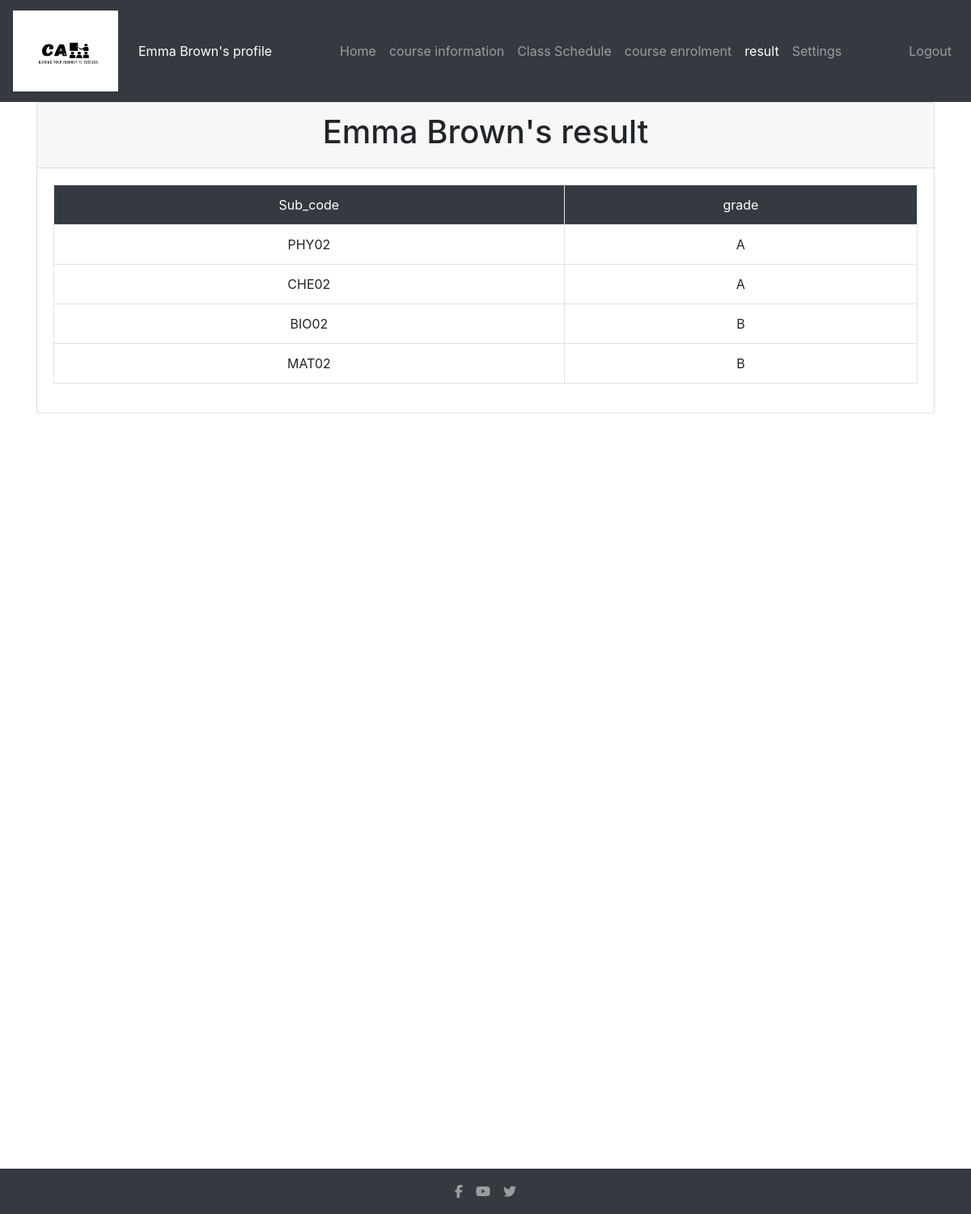
Screenshot of /studentresult.php (signed in) with the database file from the repository.
### tables this page shows
create table Student( ID int auto_increment,user_name varchar(50),name varchar(50), password varchar(20), email varchar(50) not null, phone int(11), Dep_name varchar(20), level char(1), enroll_date date default curdate(), Primary key(ID),foreign key(Dep_name, level) references Department(name, level));

create table Grades(T_id varchar(8), S_id int, sub_code varchar(15), grade char(1), Primary key(T_id, S_id, sub_code), foreign key(T_id) references Teacher(ID) on delete cascade, foreign key(S_id) references Student(id) on delete cascade, Foreign key(sub_code) references Subject(code));

### studentresult.php (the view, shortened to what this page needs)
<?php
include ('connect.php');
$id_query = "SELECT ID,Name FROM student WHERE user_name = '" . $_SESSION["username"] . "'";
$id_result = mysqli_query($db, $id_query);
if ($id_result) {
    $row = mysqli_fetch_assoc($id_result);
    $id = $row["ID"];
    $you=$row["Name"];
}
$query= "select  name,S_id,level,sub_code,grade from grades g,student s where g.S_id=s.ID and grade is not Null and S_id=$id order by grade asc";
$result=mysqli_query($db,$query);
?>
<!DOCTYPE html>
<html lang="en">
<head>
    <link rel="stylesheet" href="https://maxcdn.bootstrapcdn.com/bootstrap/4.5.2/css/bootstrap.min.css">
</head>
<body style="height: 1500px;">
<nav class="navbar navbar-expand-lg navbar-dark bg-dark">
        <a class="navbar-brand" href="#">
            <img src="4.logo.jpg" alt="Image" width="130" height="100">
        </a>
        <div class="collapse navbar-collapse" id="navbarNa">
         <ul class="navbar-nav">
                <li class="nav-item">
                   <p1 style="color:white">&nbsp; <?php echo $you; ?>'s profile &nbsp;</p1>
                </li>
            </ul>
            <ul class="navbar-nav mx-auto">
                <li class="nav-item ">
                    <a class="nav-link" href="studentview.php">Home</a>
                </li>
                <li class="nav-item">
                    <a class="nav-link" href="studentcourse.php">course information</a>
                </li>
                <li class="nav-item ">
                    <a class="nav-link" href="studentschedule.php">Class Schedule</a>
                </li>
                <li class="nav-item ">
                    <a class="nav-link" href="studentenrol.php">course enrolment</a>
                </li>
                <li class="nav-item active ">
                    <a class="nav-link" href="studentresult.php">result</a>
                </li>
                <li class="nav-item">
                    <a class="nav-link" href="studentsetting.php">Settings</a>
                </li>
            </ul>
            <ul class="navbar-nav">
                <li class="nav-item">
                    <a class="nav-link" href="home.php">Logout</a>
                </li>
            </ul>
        </div>
        </nav>
        <div class="container">
        <div class="row">
            <div class="col">
                <div class= "card">
                    <div class= "card-header">
                        <h1 class= "text-center"> <?php echo $you ?>'s result</h1>
                    </div>
                    <div class="card-body">
                        <table class= "table table-bordered text-center">
                            <tr class= "bg-dark text-white">
                                <td> Sub_code </td>
                                <td> grade </td>
                            </tr>
                            <tr>
                            <?php
                                while($row= mysqli_fetch_assoc($result))
                                {
                            ?>
                                 <td> <?php echo $row["sub_code"];?> </td>
                                 <td> <?php echo $row["grade"];?> </td>
                            </tr>
                            <?php
                                }
                            ?>
                        </table>
                </div>
            </div>
        </div>
    </div>
    <nav class="navbar navbar-expand-lg navbar-dark bg-dark fixed-bottom">
    <ul class="navbar-nav mx-auto">
        <li class="nav-item">
            <a class="nav-link" href="https://www.facebook.com">
                <i class="fab fa-facebook-f"></i>
            </a>
        </li>
        <li class="nav-item">
            <a class="nav-link" href="https://www.youtube.com">
                <i class="fab fa-youtube"></i>
            </a>
        </li>
        <li class="nav-item">
            <a class="nav-link" href="https://www.twitter.com">
                <i class="fab fa-twitter"></i>
            </a>
        </li>
    </ul>
</nav>
</body>

### rows the page displays
student: name "Emma Brown"
grades: sub_code "PHY02", grade "A"
grades: sub_code "CHE02", grade "A"
grades: sub_code "BIO02", grade "B"
grades: sub_code "MAT02", grade "B"
